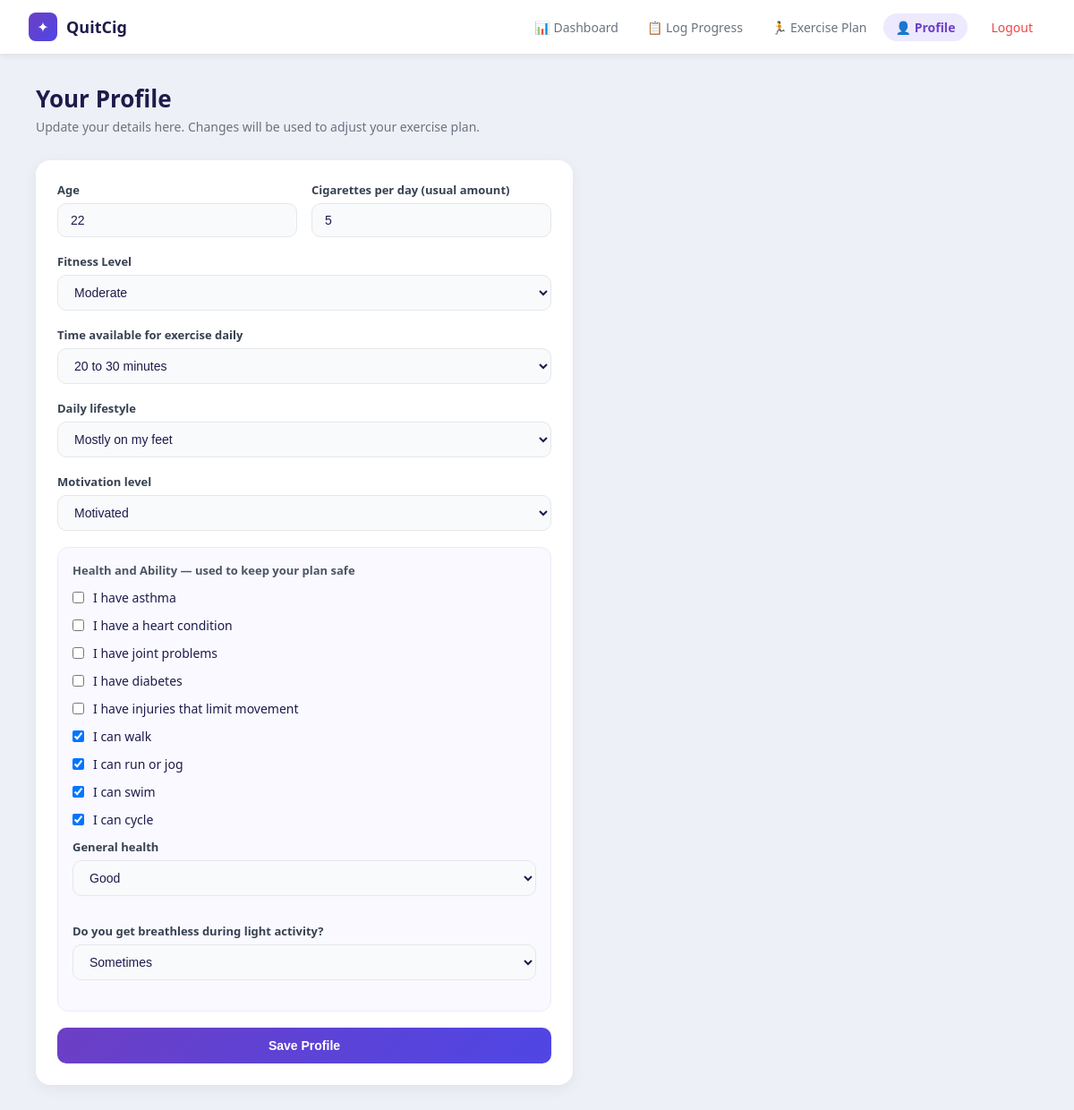
/profile/ (signed in), run on the app's committed database.
### core/models.py (models this page shows, shortened)
class Profile(models.Model):
    user = models.OneToOneField(User, on_delete=models.CASCADE)
    cigarettes_per_day = models.IntegerField(null=True, blank=True)
    SMOKING_DURATION_CHOICES = [
        ("less_1",  "Less than 1 year"),
        ("1_to_5",  "1 to 5 years"),
        ("5_to_10", "5 to 10 years"),
        ("10_plus", "10 or more years"),
    ]
    smoking_duration = models.CharField(
        max_length=20,
        choices=SMOKING_DURATION_CHOICES,
        null=True, blank=True
    )
    CRAVING_TRIGGER_CHOICES = [
        ("morning", "Morning"),
        ("meals",   "After meals"),
        ("stress",  "During stress"),
        ("social",  "Social situations"),
    ]
    craving_trigger = models.CharField(
        max_length=20,
        choices=CRAVING_TRIGGER_CHOICES,
        null=True, blank=True
    )
    QUIT_ATTEMPTS_CHOICES = [
        ("never",    "Never tried"),
        ("once",     "Tried once"),
        ("multiple", "Tried multiple times"),
        ("reducing", "Currently reducing"),
    ]
    quit_attempts = models.CharField(
        max_length=20,
        choices=QUIT_ATTEMPTS_CHOICES,
        null=True, blank=True
    )
    has_asthma          = models.BooleanField(default=False)  # asthma reduces score by 15
    has_heart_condition = models.BooleanField(default=False)  # heart condition reduces score by 15
    has_joint_problems  = models.BooleanField(default=False)  # joint problems reduces score by 8
    has_diabetes        = models.BooleanField(default=False)  # diabetes reduces score by 5
    BREATHLESS_CHOICES = [
        ("always",    "Yes always"),
        ("sometimes", "Sometimes"),
        ("rarely",    "Rarely"),
        ("never",     "Never"),
    ]
    breathlessness = models.CharField(
        max_length=20,
        choices=BREATHLESS_CHOICES,
        null=True, blank=True
    )
    has_injuries = models.BooleanField(default=False)
    GENERAL_HEALTH_CHOICES = [
        ("poor",      "Poor"),
        ("fair",      "Fair"),
        ("good",      "Good"),
        ("excellent", "Excellent"),
    ]
    general_health = models.CharField(
        max_length=20,
        choices=GENERAL_HEALTH_CHOICES,
        null=True, blank=True
    )
    can_walk  = models.BooleanField(default=True)   # walking is on by default
    can_run   = models.BooleanField(default=False)  # running is off by default
    can_swim  = models.BooleanField(default=False)  # swimming is off by default
    can_cycle = models.BooleanField(default=False)  # cycling is off by default
    FITNESS_CHOICES = [
        ("very_low",  "Very Low"),
        ("low",       "Low"),
        ("moderate",  "Moderate"),
        ("high",      "High"),
    ]
    fitness_level = models.CharField(
        max_length=20,
        choices=FITNESS_CHOICES,
        null=True, blank=True
    )
    TIME_CHOICES = [
        ("less_10",  "Less than 10 minutes"),
        ("10_to_20", "10 to 20 minutes"),
        ("20_to_30", "20 to 30 minutes"),
        ("30_plus",  "30 or more minutes"),
    ]
    time_available = models.CharField(
        max_length=20,
        choices=TIME_CHOICES,
        null=True, blank=True
    )
    quit_reason = models.TextField(null=True, blank=True)
    MOTIVATION_CHOICES = [
        ("low",       "Not very motivated"),
        ("medium",    "Somewhat motivated"),
        ("high",      "Motivated"),
        ("very_high", "Very motivated"),
    ]
    motivation_level = models.CharField(
        max_length=20,
        choices=MOTIVATION_CHOICES,
        null=True, blank=True
    )
    LIFESTYLE_CHOICES = [
        ("sitting", "Mostly sitting (desk job or student)"),
        ("mixed",   "Mix of sitting and moving"),
        ("feet",    "Mostly on my feet"),
        ("active",  "Physically active job"),
    ]
    lifestyle = models.CharField(
        max_length=20,
        choices=LIFESTYLE_CHOICES,
        null=True, blank=True
    )
    FEELING_CHOICES = [
        ("nervous",   "Nervous or Unsure"),
        ("worried",   "Ready but worried"),
        ("confident", "Confident"),
        ("excited",   "Very excited"),
    ]
    starting_feeling = models.CharField(
        max_length=20,
        choices=FEELING_CHOICES,
        null=True, blank=True
    )
    questionnaire_done = models.BooleanField(default=False)
    age = models.IntegerField(null=True, blank=True)

### core/views.py (the view)
# urls.py: path("profile/", profile_view, name="profile"),
@login_required
def profile_view(request):
    profile, created = Profile.objects.get_or_create(user=request.user)
    if not profile.questionnaire_done:
        return redirect("questionnaire")
    if request.method == "POST":
        form = ProfileForm(request.POST, instance=profile)
        if form.is_valid():
            form.save()
            messages.success(request, "Profile updated successfully!")
            return redirect("dashboard")
    else:
        form = ProfileForm(instance=profile)
    return render(request, "profile.html", {"form": form})

### core/forms.py
class ProfileForm(forms.ModelForm):
    class Meta:
        model = Profile
        fields = [
            "age",
            "cigarettes_per_day",
            "has_asthma",
            "has_heart_condition",
            "has_joint_problems",
            "has_diabetes",
            "breathlessness",
            "has_injuries",
            "general_health",
            "can_walk",
            "can_run",
            "can_swim",
            "can_cycle",
            "fitness_level",
            "time_available",
            "motivation_level",
            "lifestyle",
        ]
        widgets = {
            "cigarettes_per_day": forms.NumberInput(attrs={"min": 0}),
            "age":                forms.NumberInput(attrs={"min": 0}),
        }

### core/templates/profile.html (shortened to what this page needs)
{% extends "base.html" %}
{% block content %}
<div class="page-header">
  <h1>Your Profile</h1>
  <p>Update your details here. Changes will be used to adjust your exercise plan.</p>
</div>
<div class="card" style="max-width:600px;">
  <form method="post">
    <div style="display:grid; grid-template-columns:1fr 1fr; gap:16px;">
      <div class="form-group">
        <label>Age</label>
        {{ form.age }}
      </div>
      <div class="form-group">
        <label>Cigarettes per day (usual amount)</label>
        {{ form.cigarettes_per_day }}
      </div>
    </div>
    <div class="form-group">
      <label>Fitness Level</label>
      {{ form.fitness_level }}
    </div>
    <div class="form-group">
      <label>Time available for exercise daily</label>
      {{ form.time_available }}
    </div>
    <div class="form-group">
      <label>Daily lifestyle</label>
      {{ form.lifestyle }}
    </div>
    <div class="form-group">
      <label>Motivation level</label>
      {{ form.motivation_level }}
    </div>
    <div style="background:#f9f9ff; border:1px solid #ede9fe;
                border-radius:12px; padding:16px; margin-bottom:18px;">
      <p style="font-size:13px; font-weight:600; color:#4b5563; margin-bottom:12px;">
        Health and Ability — used to keep your plan safe
      </p>
      <div style="display:flex; flex-direction:column; gap:12px;">
        <div style="display:flex; align-items:center; gap:10px;">
          {{ form.has_asthma }}
          <label style="font-size:14px; cursor:pointer;">I have asthma</label>
        </div>
        <div style="display:flex; align-items:center; gap:10px;">
          {{ form.has_heart_condition }}
          <label style="font-size:14px; cursor:pointer;">I have a heart condition</label>
        </div>
        <div style="display:flex; align-items:center; gap:10px;">
          {{ form.has_joint_problems }}
          <label style="font-size:14px; cursor:pointer;">I have joint problems</label>
        </div>
        <div style="display:flex; align-items:center; gap:10px;">
          {{ form.has_diabetes }}
          <label style="font-size:14px; cursor:pointer;">I have diabetes</label>
        </div>
        <div style="display:flex; align-items:center; gap:10px;">
          {{ form.has_injuries }}
          <label style="font-size:14px; cursor:pointer;">I have injuries that limit movement</label>
        </div>
        <div style="display:flex; align-items:center; gap:10px;">
          {{ form.can_walk }}
          <label style="font-size:14px; cursor:pointer;">I can walk</label>
        </div>
        <div style="display:flex; align-items:center; gap:10px;">
          {{ form.can_run }}
          <label style="font-size:14px; cursor:pointer;">I can run or jog</label>
        </div>
        <div style="display:flex; align-items:center; gap:10px;">
          {{ form.can_swim }}
          <label style="font-size:14px; cursor:pointer;">I can swim</label>
        </div>
        <div style="display:flex; align-items:center; gap:10px;">
          {{ form.can_cycle }}
          <label style="font-size:14px; cursor:pointer;">I can cycle</label>
        </div>
        <div class="form-group">
          <label>General health</label>
          {{ form.general_health }}
        </div>
        <div class="form-group">
          <label>Do you get breathless during light activity?</label>
          {{ form.breathlessness }}
        </div>
      </div>
    </div>
    <button type="submit" class="btn-primary">Save Profile</button>
  </form>
</div>
{% endblock %}

### core/templates/base.html (shortened to what this page needs)
{% load static %}
<!DOCTYPE html>
<html lang="en">
<head>
  <link rel="stylesheet" href="{% static 'css/styles.css' %}">
</head>
<body>
<nav class="navbar">
  <div class="navbar-brand">
    <div class="navbar-logo">✦</div>
    <span class="navbar-title">QuitCig</span>
  </div>
  <div class="nav-links">
    <a href="{% url 'dashboard' %}"
       class="nav-link {% if request.resolver_match.url_name == 'dashboard' %}active{% endif %}">
      📊 Dashboard
    </a>
    <a href="{% url 'progress' %}"
       class="nav-link {% if request.resolver_match.url_name == 'progress' %}active{% endif %}">
      📋 Log Progress
    </a>
    <a href="{% url 'plan' %}"
       class="nav-link {% if request.resolver_match.url_name == 'plan' %}active{% endif %}">
      🏃 Exercise Plan
    </a>
    <a href="{% url 'profile' %}"
       class="nav-link {% if request.resolver_match.url_name == 'profile' %}active{% endif %}">
      👤 Profile
    </a>
    <form method="post" action="{% url 'logout' %}" style="display:inline; margin:0;">
      <button type="submit" class="nav-link logout-link"
              style="background:none; border:none; cursor:pointer;
                     font-family:inherit; font-size:14px;">
        Logout
      </button>
    </form>
  </div>
</nav>
<div class="page-wrapper">
  {% block content %}{% endblock %}
</div>
</body>
</html>

### core/static/css/styles.css (style rules this page uses)
*, *::before, *::after { box-sizing: border-box; margin: 0; padding: 0; }
body { font-family: 'Segoe UI', Arial, sans-serif; background: #eef0f7; color: #1e1b4b; min-height: 100vh; }
.navbar { background: #ffffff; padding: 0 32px; height: 60px; display: flex; align-items: center; justify-content: space-between; box-shadow: 0 2px 8px rgba(0,0,0,0.08); position: sticky; top: 0; z-index: 100; }
.navbar-brand { display: flex; align-items: center; gap: 10px; }
.navbar-logo { width: 32px; height: 32px; background: linear-gradient(135deg, #6c3fc5, #4f46e5); border-radius: 8px; display: flex; align-items: center; justify-content: center; color: white; font-size: 16px; }
.navbar-title { font-weight: 700; font-size: 18px; color: #1e1b4b; }
.nav-links { display: flex; align-items: center; gap: 4px; }
.nav-link { text-decoration: none; color: #6b7280; font-size: 14px; font-weight: 500; padding: 6px 14px; border-radius: 20px; transition: all 0.2s; }
.nav-link.active { background: #ede9fe; color: #6c3fc5; font-weight: 600; }
.logout-link { color: #ef4444; margin-left: 8px; }
.page-wrapper { max-width: 1300px; margin: 0 auto; padding: 32px 40px; }
.card { background: #ffffff; border-radius: 16px; padding: 24px; box-shadow: 0 4px 16px rgba(0,0,0,0.06); }
.form-group { margin-bottom: 18px; }
.form-group label { display: block; font-size: 13px; font-weight: 600; color: #374151; margin-bottom: 6px; }
.form-group input[type="number"], .form-group input[type="text"], .form-group select, .form-group textarea { width: 100%; padding: 10px 14px; border: 1.5px solid #e5e7eb; border-radius: 10px; font-size: 14px; color: #1e1b4b; background: #f9fafb; transition: border-color 0.2s; outline: none; }
.btn-primary { display: inline-block; padding: 12px 24px; background: linear-gradient(135deg, #6c3fc5, #4f46e5); color: white; border: none; border-radius: 10px; font-size: 14px; font-weight: 600; cursor: pointer; text-decoration: none; transition: opacity 0.2s, transform 0.1s; width: 100%; text-align: center; }
.page-header { margin-bottom: 28px; }
.page-header h1 { font-size: 26px; font-weight: 700; }
.page-header p { color: #6b7280; margin-top: 4px; font-size: 14px; }

### data on the page
Profile: age "22", cigarettes_per_day "5", fitness_level "Moderate", time_available "20 to 30 minutes", lifestyle "Mostly on my feet", motivation_level "Motivated", can_walk "☑", can_run "☑", can_swim "☑", can_cycle "☑", general_health "Good", breathlessness "Sometimes"
